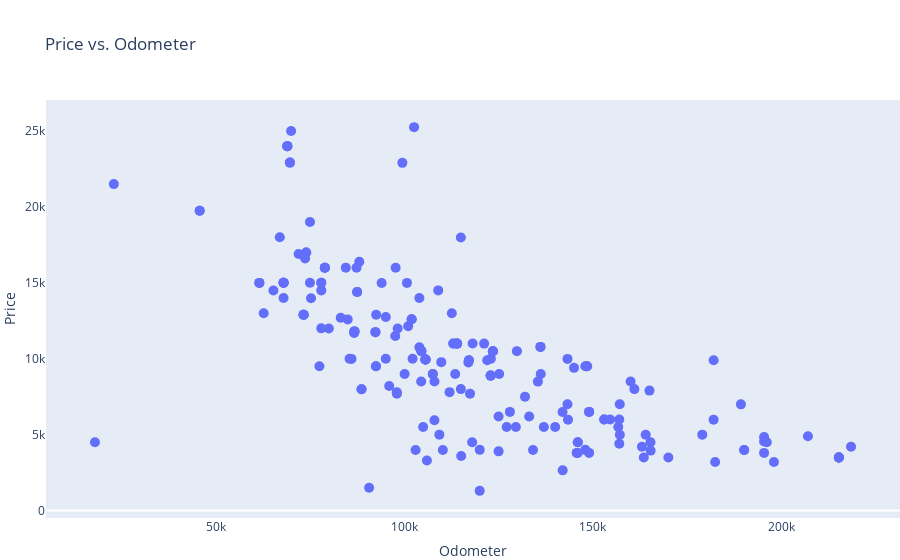

The code cell stored with this chart in its notebook:
### Markdown cell above
Another vital aspect to explore is the relationship between the price of a car and its odometer reading. Intuitively, one would expect a car with higher mileage (or a longer odometer reading) to be priced lower due to wear and tear. To visualize this relationship, we've plotted a scatter plot with the odometer readings on the x-axis and the corresponding prices on the y-axis.

### Code cell
fig = px.scatter(df, x="odometer", y="price", title="Price vs. Odometer")
fig.update_layout(
    xaxis_title="Odometer",
    yaxis_title="Price",
    xaxis_showgrid=False,
    yaxis_showgrid=False,
    margin=dict(b=0, l=0, r=0),
    legend_orientation="h",
)
fig.update_traces(marker=dict(size=10))
fig.show()

### Figure 1 — Plotly figure (JSON) as saved in the notebook; plotly's stock layout.template omitted (floating-point values rounded to 4 significant figures; data arrays with more than 128 entries replaced by an {"elided": "..."} marker saying what was removed)
{"data": [{"hovertemplate": "odometer=%{x}<br>price=%{y}<extra></extra>", "legendgroup": "", "marker": {"color": "#636efa", "size": 10, "symbol": "circle"}, "mode": "markers", "name": "", "orientation": "v", "showlegend": false, "type": "scatter", "x": {"elided": "196 int values"}, "xaxis": "x", "y": {"elided": "196 int values"}, "yaxis": "y"}], "layout": {"legend": {"orientation": "h", "tracegroupgap": 0}, "margin": {"b": 0, "l": 0, "r": 0}, "title": {"text": "Price vs. Odometer"}, "xaxis": {"anchor": "y", "domain": [0, 1], "showgrid": false, "title": {"text": "Odometer"}}, "yaxis": {"anchor": "x", "domain": [0, 1], "showgrid": false, "title": {"text": "Price"}}}}
